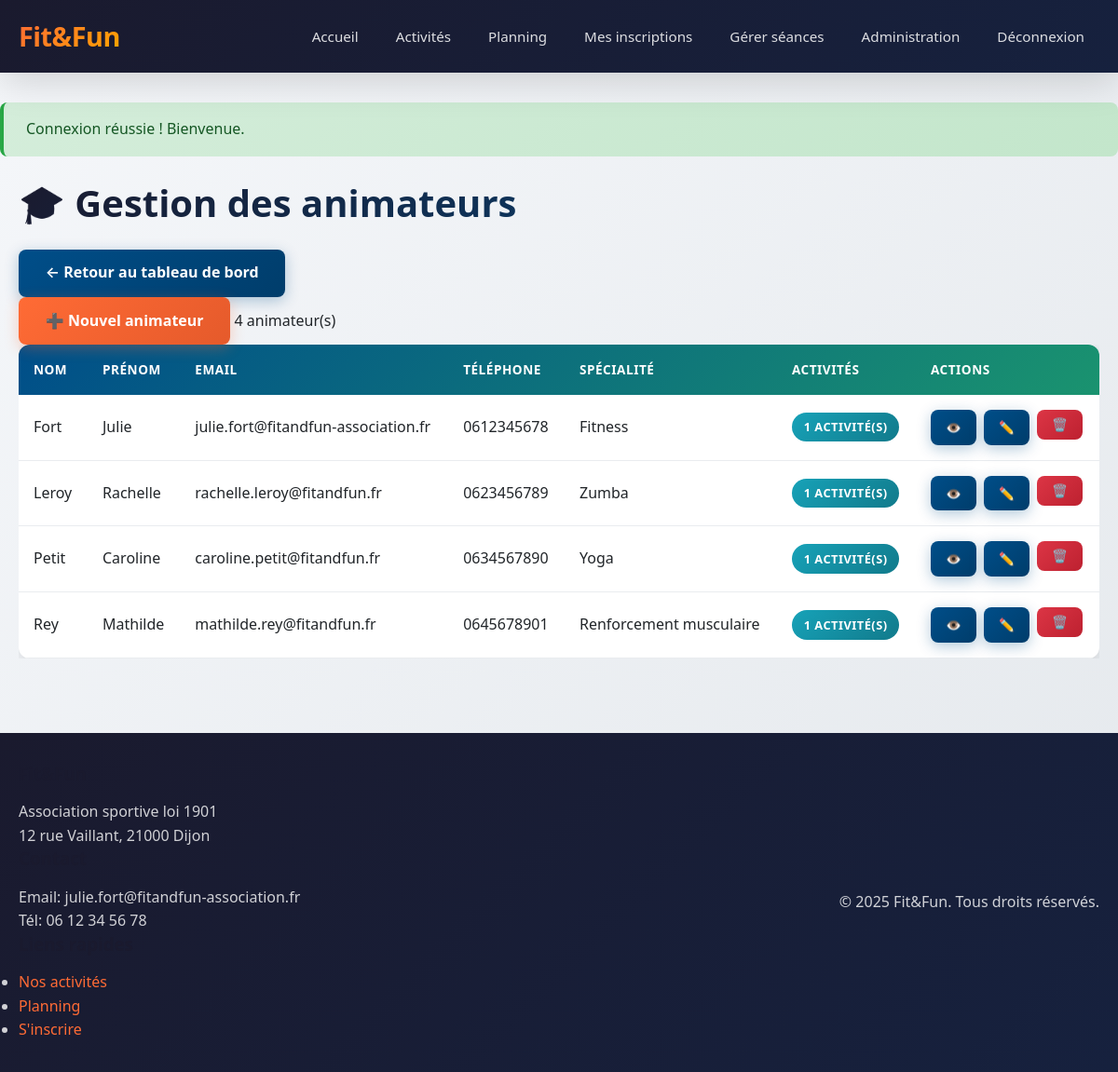
/admin/animateurs.php (signed in), run on the app's committed database.
### tables this page shows
CREATE TABLE IF NOT EXISTS animateurs (
    id INT AUTO_INCREMENT PRIMARY KEY,
    utilisateur_id INT,
    nom VARCHAR(100) NOT NULL,
    prenom VARCHAR(100) NOT NULL,
    email VARCHAR(255) UNIQUE NOT NULL,
    telephone VARCHAR(20),
    specialite VARCHAR(255),
    FOREIGN KEY (utilisateur_id) REFERENCES utilisateurs(id) ON DELETE CASCADE
);

### config/database.php (called while the page is built, shortened)
<?php
class Database {
    private static $instance = null;
    private $connection;
    private function __construct() {
        try {
            $dsn = "mysql:host=" . DB_HOST . ";dbname=" . DB_NAME . ";charset=" . DB_CHARSET;
            $options = [
                PDO::ATTR_ERRMODE => PDO::ERRMODE_EXCEPTION,
                PDO::ATTR_DEFAULT_FETCH_MODE => PDO::FETCH_ASSOC,
                PDO::ATTR_EMULATE_PREPARES => false,
            ];
            $this->connection = new PDO($dsn, DB_USER, DB_PASS, $options);
        } catch (PDOException $e) {
            die("Erreur de connexion à la base de données : " . $e->getMessage());
        }
    }
    public static function getInstance() {
        if (self::$instance === null) {
            self::$instance = new self();
        }
        return self::$instance;
    }
    public function getConnection() {
        return $this->connection;
    }
}

### src/models/Animateur.php (called while the page is built, shortened)
<?php
require_once dirname(__DIR__, 2) . '/config/config.php';
class Animateur {
    private $db;
    public function __construct() {
        $this->db = Database::getInstance()->getConnection();
    }
    public function getTous() {
        $sql = "SELECT a.*, u.role FROM animateurs a
                LEFT JOIN utilisateurs u ON a.utilisateur_id = u.id
                ORDER BY a.nom, a.prenom";
        $stmt = $this->db->query($sql);
        return $stmt->fetchAll();
    }
    public function getActivites($animateurId) {
        $sql = "SELECT * FROM activites WHERE animateur_id = ? AND statut = 'active' ORDER BY jour_semaine, heure_debut";
        $stmt = $this->db->prepare($sql);
        $stmt->execute([$animateurId]);
        return $stmt->fetchAll();
    }
}

### public/admin/animateurs.php (the view, shortened to what this page needs)
<?php
require_once __DIR__ . '/../../config/config.php';
require_once __DIR__ . '/../../src/models/Animateur.php';
$animateurModel = new Animateur();
$action = $_GET['action'] ?? 'liste';
$animateurs = $animateurModel->getTous();
include __DIR__ . '/../../src/includes/header.php';
?>
<div class="container">
    <div class="admin-page-header">
        <h1>🎓 Gestion des animateurs</h1>
        <a href="/admin/" class="btn btn-secondary">← Retour au tableau de bord</a>
    </div>
    <?php if ($action === 'liste'): ?>
        <div class="admin-toolbar">
            <a href="/admin/animateurs.php?action=ajouter" class="btn btn-primary">➕ Nouvel animateur</a>
            <span class="count"><?php echo count($animateurs); ?> animateur(s)</span>
        </div>
        <?php if (empty($animateurs)): ?>
            <div class="alert alert-info">Aucun animateur enregistré.</div>
        <?php else: ?>
            <div class="table-responsive">
                <table class="admin-table">
                    <thead>
                        <tr>
                            <th>Nom</th>
                            <th>Prénom</th>
                            <th>Email</th>
                            <th>Téléphone</th>
                            <th>Spécialité</th>
                            <th>Activités</th>
                            <th>Actions</th>
                        </tr>
                    </thead>
                    <tbody>
                        <?php foreach ($animateurs as $anim): ?>
                            <?php
                            $activites = $animateurModel->getActivites($anim['id']);
                            ?>
                            <tr>
                                <td><?php echo e($anim['nom']); ?></td>
                                <td><?php echo e($anim['prenom']); ?></td>
                                <td><?php echo e($anim['email']); ?></td>
                                <td><?php echo e($anim['telephone'] ?? '-'); ?></td>
                                <td><?php echo e($anim['specialite'] ?? '-'); ?></td>
                                <td>
                                    <span class="badge badge-info"><?php echo count($activites); ?> activité(s)</span>
                                </td>
                                <td class="actions">
                                    <a href="/admin/animateurs.php?action=voir&id=<?php echo $anim['id']; ?>" class="btn btn-small btn-secondary">👁️</a>
                                    <a href="/admin/animateurs.php?action=modifier&id=<?php echo $anim['id']; ?>" class="btn btn-small btn-secondary">✏️</a>
                                    <form method="POST" style="display: inline;" onsubmit="return confirm('Supprimer cet animateur ?');">
                                        <button type="submit" class="btn btn-small btn-danger">🗑️</button>
                                    </form>
                                </td>
                            </tr>
                        <?php endforeach; ?>
                    </tbody>
                </table>
            </div>
        <?php endif; ?>
    <?php endif; ?>
</div>
<?php include __DIR__ . '/../../src/includes/footer.php'; ?>

### public/assets/css/style.css (style rules this page uses)
*, *::before, *::after { margin: 0; padding: 0; box-sizing: border-box; }
:root { --primary: #ff6b35; --primary-dark: #e55a2b; --secondary: #004e89; --accent: #1a936f; --dark: #1a1a2e; --light: #f8f9fa; --white: #ffffff; --gray-100: #f7f7f7; --gray-200: #e9ecef; --gray-300: #dee2e6; --gray-500: #6c757d; --gray-700: #495057; --gray-900: #212529; --success: #28a745; --warning: #ffc107; --danger: #dc3545; --info: #17a2b8; --shadow: 0 4px 15px rgba(0, 0, 0, 0.1); --shadow-lg: 0 10px 40px rgba(0, 0, 0, 0.15); --radius: 12px; --radius-sm: 8px; }
body { font-family: 'Segoe UI', -apple-system, BlinkMacSystemFont, Roboto, 'Helvetica Neue', Arial, sans-serif; font-size: 16px; line-height: 1.6; color: var(--gray-900); background: linear-gradient(135deg, #f5f7fa 0%, #e4e8ec 100%); min-height: 100vh; }
a { color: var(--primary); text-decoration: none; }
.container { max-width: 1200px; margin: 0 auto; padding: 0 20px; }
.btn { display: inline-block; padding: 0.8rem 1.8rem; font-size: 1rem; font-weight: 600; text-align: center; border: none; border-radius: var(--radius-sm); cursor: pointer; text-decoration: none; }
.btn-primary { background: linear-gradient(135deg, var(--primary) 0%, var(--primary-dark) 100%); color: var(--white); box-shadow: 0 4px 15px rgba(255, 107, 53, 0.3); }
.btn-secondary { background: linear-gradient(135deg, var(--secondary) 0%, #003d6b 100%); color: var(--white); box-shadow: 0 4px 15px rgba(0, 78, 137, 0.3); }
.btn-danger { background: linear-gradient(135deg, var(--danger) 0%, #bd2130 100%); color: var(--white); }
.btn-small { padding: 0.5rem 1rem; font-size: 0.85rem; }
h1, h2, h3, h4, h5, h6 { color: var(--dark); font-weight: 700; line-height: 1.3; margin-bottom: 1rem; }
h1 { font-size: 2.5rem; background: linear-gradient(135deg, var(--dark) 0%, var(--secondary) 100%); -webkit-background-clip: text; -webkit-text-fill-color: transparent; background-clip: text; margin-bottom: 1.5rem; }
.badge { display: inline-block; padding: 0.35rem 0.8rem; font-size: 0.8rem; font-weight: 600; border-radius: 50px; text-transform: uppercase; letter-spacing: 0.5px; }
.badge-info { background: linear-gradient(135deg, var(--info) 0%, #117a8b 100%); color: var(--white); }
.table-responsive { overflow-x: auto; }
.admin-table { width: 100%; border-collapse: collapse; background: var(--white); border-radius: var(--radius); overflow: hidden; box-shadow: var(--shadow); }
.admin-table thead { background: linear-gradient(135deg, var(--secondary) 0%, var(--accent) 100%); color: var(--white); }
.admin-table th, .admin-table td { padding: 1rem; text-align: left; }
.admin-table th { font-weight: 600; text-transform: uppercase; font-size: 0.85rem; letter-spacing: 0.5px; }
.admin-table tbody tr { border-bottom: 1px solid var(--gray-200); }
.admin-table .actions { display: flex; gap: 0.5rem; flex-wrap: wrap; }

### data on the page
animateurs: nom "Fort", prenom "Julie", email "julie.fort@fitandfun-association.fr", telephone "0612345678", specialite "Fitness", count($activites) "1"
animateurs: nom "Leroy", prenom "Rachelle", email "rachelle.leroy@fitandfun.fr", telephone "0623456789", specialite "Zumba", count($activites) "1"
animateurs: nom "Petit", prenom "Caroline", email "caroline.petit@fitandfun.fr", telephone "0634567890", specialite "Yoga", count($activites) "1"
animateurs: nom "Rey", prenom "Mathilde", email "mathilde.rey@fitandfun.fr", telephone "0645678901", specialite "Renforcement musculaire", count($activites) "1"

### other printed values
APP_NAME "Fit&Fun"
$message "Connexion réussie ! Bienvenue."
count($animateurs) "4"
